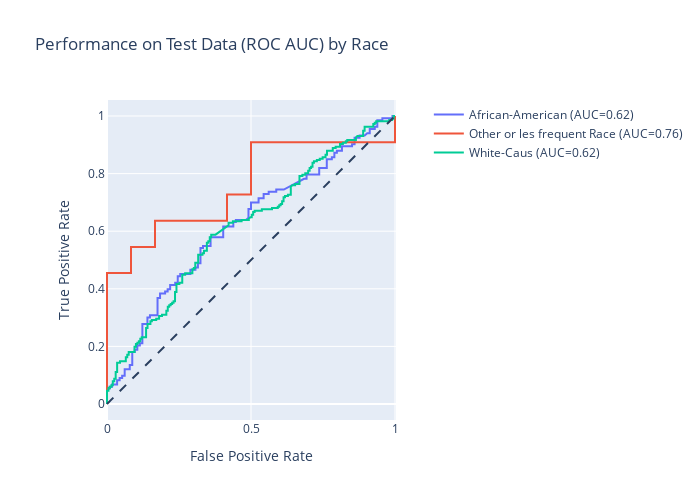

This figure's notebook cell:
### Code cell
import plotly.graph_objs as go

prediction_col = 'pred'

train_df = X_train.copy()
train_df.loc[:, 'Silhouette Score'] = train_sil_scores
train_df.loc[:, 'Source'] ='Training Data (Original)'
train_df.loc[:, group_col] = train_clusters
train_df.loc[:, label_col] = y_train
train_df.loc[:, 'pred'] = p_prob_train
train_df.loc[:, 'pred_label'] = p_train


test_df = X_test.copy()
test_df.loc[:, 'Silhouette Score'] = test_sil_scores
test_df.loc[:, 'Source'] ='TestData'
test_df.loc[:,  group_col] = test_clusters
test_df.loc[:, label_col] = y_test
test_df.loc[:, 'pred'] = p_prob_test
test_df.loc[:, 'pred_label'] = p_test


def update_roc_auc(df, label_col, prediction_col, group):
    fig = go.Figure()
    fig.add_shape(
        type='line', line=dict(dash='dash'),
        x0=0, x1=1, y0=0, y1=1
    )
    y_true = df.loc[:, label_col]
    y_pred = df.loc[:, prediction_col]
    groups =  np.unique(df.loc[:, group])
    for g in groups:
        index = df.loc[:, group] == g
        y_true_temp = y_true.loc[index]
        y_pred_temp = y_pred.loc[index]
        try:
            fpr, tpr, thresholds = roc_curve(y_true_temp, y_pred_temp)
            auc_score = roc_auc_score(y_true_temp, y_pred_temp)
            name = f"{g} (AUC={auc_score:.2f})"
            fig.add_trace(go.Scatter(x=fpr, y=tpr, name=name, mode='lines'))
        except:
            pass
    fig.update_layout(
        xaxis_title='False Positive Rate',
        yaxis_title='True Positive Rate',
        yaxis=dict(scaleanchor="x", scaleratio=1),
        xaxis=dict(constrain='domain'),
        width=700, height=500
    )
    return fig

fig = update_roc_auc(test_df, label_col, prediction_col, group_col)

fig.update_layout(title={'text': F"Performance on Test Data (ROC AUC) by {group_col}"})

fig.show()

### Figure 1 — Plotly figure (JSON) as saved in the notebook; plotly's stock layout.template omitted (floating-point values rounded to 4 significant figures; data arrays with more than 128 entries replaced by an {"elided": "..."} marker saying what was removed)
{"data": [{"mode": "lines", "name": "African-American (AUC=0.62)", "type": "scatter", "x": [0, 0, 0, 0.008772, 0.008772, 0.01754, 0.01754, 0.03509, 0.03509, 0.04386, 0.04386, 0.05263, 0.05263, 0.0614, 0.0614, 0.07895, 0.07895, 0.08772, 0.08772, 0.09649, 0.09649, 0.1053, 0.1053, 0.114, 0.114, 0.1228, 0.1228, 0.1404, 0.1404, 0.1491, 0.1491, 0.1754, 0.1754, 0.1842, 0.1842, 0.2018, 0.2018, 0.2105, 0.2105, 0.2193, 0.2193, 0.2368, 0.2368, 0.2456, 0.2456, 0.2544, 0.2544, 0.2895, 0.2895, 0.307, 0.307, 0.3158, 0.3158, 0.3246, 0.3246, 0.3333, 0.3333, 0.3596, 0.3596, 0.4035, 0.4035, 0.4386, 0.4386, 0.4474, 0.4474, 0.4825, 0.4912, 0.4912, 0.5, 0.5, 0.5263, 0.5263, 0.5439, 0.5439, 0.5614, 0.5614, 0.5877, 0.5877, 0.614, 0.6842, 0.693, 0.693, 0.7368, 0.7368, 0.7632, 0.7632, 0.7807, 0.7807, 0.7895, 0.7895, 0.7982, 0.7982, 0.8158, 0.8158, 0.8509, 0.8509, 0.8596, 0.8596, 0.8772, 0.8772, 0.8947, 0.9035, 0.9123, 0.9123, 0.9298, 0.9298, 0.9386, 0.9386, 0.9561, 0.9561, 0.9912, 0.9912, 1], "y": [0, 0.007519, 0.05263, 0.05263, 0.06015, 0.06015, 0.06767, 0.06767, 0.08271, 0.08271, 0.09023, 0.09023, 0.09774, 0.09774, 0.1203, 0.1203, 0.1353, 0.1353, 0.1805, 0.1805, 0.188, 0.188, 0.203, 0.203, 0.2105, 0.2105, 0.2782, 0.2782, 0.3008, 0.3008, 0.3083, 0.3083, 0.3684, 0.3684, 0.3835, 0.3835, 0.391, 0.391, 0.3985, 0.3985, 0.4135, 0.4135, 0.4211, 0.4211, 0.4436, 0.4436, 0.4511, 0.4511, 0.4662, 0.4662, 0.4737, 0.4737, 0.4887, 0.4887, 0.5414, 0.5414, 0.5489, 0.5489, 0.5789, 0.5789, 0.6165, 0.6165, 0.6316, 0.6316, 0.6391, 0.6391, 0.6466, 0.6767, 0.6767, 0.6992, 0.6992, 0.7143, 0.7143, 0.7293, 0.7293, 0.7368, 0.7368, 0.7444, 0.7444, 0.782, 0.782, 0.797, 0.797, 0.8195, 0.8195, 0.8496, 0.8496, 0.8571, 0.8571, 0.8722, 0.8722, 0.8797, 0.8797, 0.8947, 0.8947, 0.9023, 0.9023, 0.9248, 0.9248, 0.9323, 0.9323, 0.9398, 0.9398, 0.9549, 0.9549, 0.9624, 0.9624, 0.985, 0.985, 0.9925, 0.9925, 1, 1]}, {"mode": "lines", "name": "Other or les frequent Race (AUC=0.76)", "type": "scatter", "x": [0, 0, 0, 0.08333, 0.08333, 0.1667, 0.1667, 0.4167, 0.4167, 0.5, 0.5, 1, 1], "y": [0, 0.09091, 0.4545, 0.4545, 0.5455, 0.5455, 0.6364, 0.6364, 0.7273, 0.7273, 0.9091, 0.9091, 1]}, {"mode": "lines", "name": "White-Caus (AUC=0.62)", "type": "scatter", "x": {"elided": "194 float values"}, "y": {"elided": "194 float values"}}], "layout": {"height": 500, "shapes": [{"line": {"dash": "dash"}, "type": "line", "x0": 0, "x1": 1, "y0": 0, "y1": 1}], "title": {"text": "Performance on Test Data (ROC AUC) by Race"}, "width": 700, "xaxis": {"constrain": "domain", "title": {"text": "False Positive Rate"}}, "yaxis": {"scaleanchor": "x", "scaleratio": 1, "title": {"text": "True Positive Rate"}}}}
